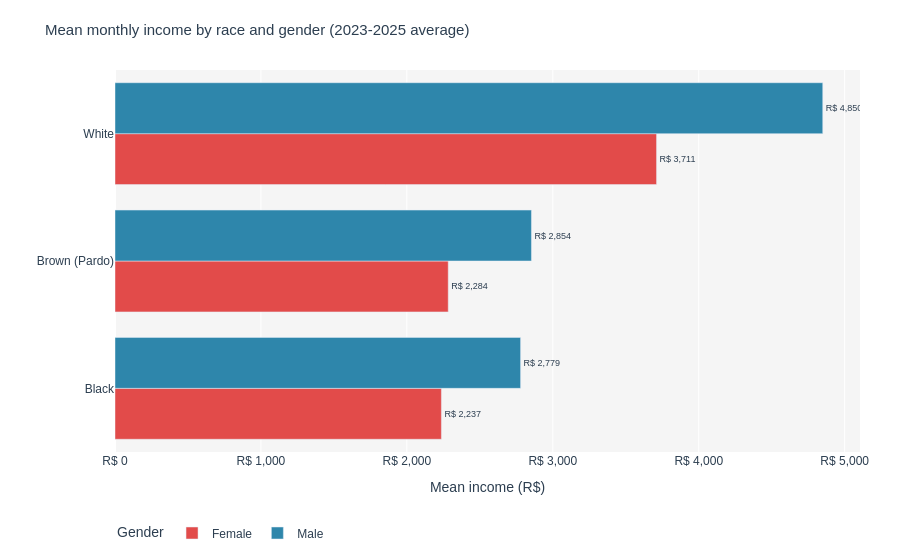

The notebook cell this image was saved under:
### Markdown cell above
### 2.3 Mean income by race and gender

### Code cell
rg_avg = (
    race_gender.groupby(['race','gender'], as_index=False)['mean_income']
    .mean().sort_values('mean_income')
)
fig8 = px.bar(
    rg_avg, x='mean_income', y='race', color='gender', barmode='group', orientation='h',
    title='Mean monthly income by race and gender (2023-2025 average)',
    labels={'mean_income': 'Mean income (R$)', 'race': '', 'gender': 'Gender'},
    color_discrete_map={'Male': BLUE, 'Female': RED},
    text=rg_avg['mean_income'].apply(lambda x: f'R$ {x:,.0f}'),
)
fig8.update_traces(textposition='outside', textfont_size=9,
    hovertemplate='<b>%{y} - %{fullData.name}</b><br>Mean income: R$ %{x:,.0f}<extra></extra>')
fig8.update_layout(**BASE_LAYOUT, xaxis_tickprefix='R$ ', xaxis_tickformat=',.0f')
fig8.show()

### Figure 1 — Plotly figure (JSON) as saved in the notebook; plotly's stock layout.template omitted (floating-point values rounded to 4 significant figures)
{"data": [{"alignmentgroup": "True", "hovertemplate": "<b>%{y} - %{fullData.name}</b><br>Mean income: R$ %{x:,.0f}<extra></extra>", "legendgroup": "Female", "marker": {"color": "#E24B4A", "pattern": {"shape": ""}}, "name": "Female", "offsetgroup": "Female", "orientation": "h", "showlegend": true, "text": ["R$ 2,237", "R$ 2,284", "R$ 3,711"], "textfont": {"size": 9}, "textposition": "outside", "type": "bar", "x": [2237.0, 2284.0, 3711.0], "xaxis": "x", "y": ["Black", "Brown (Pardo)", "White"], "yaxis": "y"}, {"alignmentgroup": "True", "hovertemplate": "<b>%{y} - %{fullData.name}</b><br>Mean income: R$ %{x:,.0f}<extra></extra>", "legendgroup": "Male", "marker": {"color": "#2E86AB", "pattern": {"shape": ""}}, "name": "Male", "offsetgroup": "Male", "orientation": "h", "showlegend": true, "text": ["R$ 2,779", "R$ 2,854", "R$ 4,850"], "textfont": {"size": 9}, "textposition": "outside", "type": "bar", "x": [2779.0, 2854.0, 4850.0], "xaxis": "x", "y": ["Black", "Brown (Pardo)", "White"], "yaxis": "y"}], "layout": {"autosize": true, "barmode": "group", "font": {"color": "#2C3E50", "family": "Arial"}, "hoverlabel": {"bgcolor": "white", "font": {"size": 12}}, "legend": {"orientation": "h", "title": {"text": "Gender"}, "tracegroupgap": 0, "x": 0, "y": -0.25, "yanchor": "bottom"}, "margin": {"b": 60, "l": 60, "r": 40, "t": 70}, "paper_bgcolor": "white", "plot_bgcolor": "#F5F5F5", "title": {"font": {"color": "#2C3E50", "size": 15}, "text": "Mean monthly income by race and gender (2023-2025 average)"}, "xaxis": {"anchor": "y", "autorange": true, "domain": [0, 1], "range": [0, 5105.0], "tickformat": ",.0f", "tickprefix": "R$ ", "title": {"text": "Mean income (R$)"}, "type": "linear"}, "yaxis": {"anchor": "x", "autorange": true, "domain": [0, 1], "range": [-0.5, 2.5], "title": {"text": ""}, "type": "category"}}}
